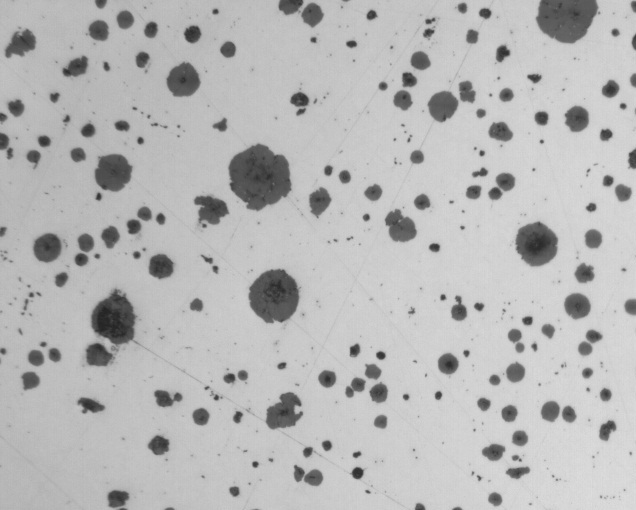
#> input picture ASS1/ductile_iron2-0.jpg, 636 x 510 px
$ python filter.py --input ductile_iron2-0.jpg --output out.png
#> lines starting #> are read from the running program, lines starting #| are printed output that depends on the picture; after the words box and inside, x2 and y2 are one past the last pixel; in counts of white or black regions, pixels touching at a corner belong together
import sys
import cv2
import argparse
import math
import numpy as np

## set command line arguments ##
parser = argparse.ArgumentParser()
parser.add_argument("--input", help = "You need to input a greyscale image.", required = True)
parser.add_argument("--output", help = "You need to input the name of your output image.", required = True)
args = parser.parse_args()

## get args ##
image_org = cv2.imread(args.input,0)
#> image_org is the input picture: shape (510, 636); min 35, max 222, mean 183.4
output_name = args.output

## apply filters ##
image_filter = cv2.GaussianBlur(image_org,(5,5),0)

## compute the range of the image ##
h, w = image_filter.shape
#> h = 510; w = 636
low = 255
high = 0
for x in range(0, h):
	s = min(image_filter[x])
	l = max(image_filter[x])
	if l > high:
		high = l
	if s < low:
		low = s
#> this loop made 510 passes
#> (s, l, low) on passes 1, 15, 27, 31, 32, 33, 241, 242, 243, 244, 309, 310: (61, 205, 61), (60, 204, 60), (59, 205, 59), (55, 206, 55), (51, 206, 51), (50, 206, 50), (49, 212, 49), (48, 212, 48), (46, 211, 46), (45, 211, 45), (42, 211, 42), (39, 211, 39)
#> (s, l) on passes 2 to 7: (61, 205), (62, 204), (65, 204), (70, 204), (70, 204), (70, 204)
#> after the loop, high = 218; low = 38

## the otsu algrithem ##
bcv_max = 0
t_max = 0
for t in range(low, high+1):
	## Separate the pixels into two clusters according to the threshold ##
	fore_ground = (image_filter <= t)*image_filter
	back_ground = (image_filter > t)*image_filter
	f_sum = fore_ground.sum()
	b_sum = back_ground.sum()
	f_num = len(fore_ground[fore_ground.nonzero()])
	b_num = len(back_ground[back_ground.nonzero()])
	if f_num == 0:
		break
	if b_num > 0:
		## Find the mean of each cluster ##
		mean_fore = f_sum*1.0/f_num
		mean_back = b_sum*1.0/b_num
		## Square the difference between the means ##
		mean_square = math.pow(abs(mean_fore - mean_back),2)
		## Multiply the number of pixels in one cluster by the number in the other ##
		between_class_variance = f_num * b_num * mean_square * 1.0
		## Find the largest value ##
		if between_class_variance > bcv_max:
			bcv_max = between_class_variance
			t_max = t
#> this loop made 181 passes
#> (f_sum, b_sum, f_num, b_num, mean_fore, mean_back, mean_square, bcv_max) on passes 1 to 11: (190, 59494417, 5, 324355, 38, 183.4, 21148.1, 3.43e+10), (970, 59493637, 25, 324335, 38.8, 183.4, 20918.6, 1.7e+11), (2370, 59492237, 60, 324300, 39.5, 183.4, 20721.1, 4.03e+11), (3969, 59490638, 99, 324261, 40.09, 183.5, 20556.2, 6.6e+11), (6321, 59488286, 155, 324205, 40.78, 183.5, 20365.9, 1.02e+12), (7998, 59486609, 194, 324166, 41.23, 183.5, 20243.5, 1.27e+12), (9406, 59485201, 226, 324134, 41.62, 183.5, 20135.9, 1.48e+12), (10801, 59483806, 257, 324103, 42.03, 183.5, 20024.1, 1.67e+12), (13147, 59481460, 308, 324052, 42.69, 183.6, 19844.4, 1.98e+12), (15591, 59479016, 360, 324000, 43.31, 183.6, 19675.4, 2.29e+12), (17943, 59476664, 409, 323951, 43.87, 183.6, 19523.7, 2.59e+12)
#> (f_sum, b_sum, f_num, b_num, mean_fore, mean_back, mean_square, between_class_variance) on pass 52: (1398507, 58096100, 18260, 306100, 76.59, 189.8, 12815.6, 7.16e+13)
#> pass 1, `fore_ground = (image_filter <= t)*image_filter`:
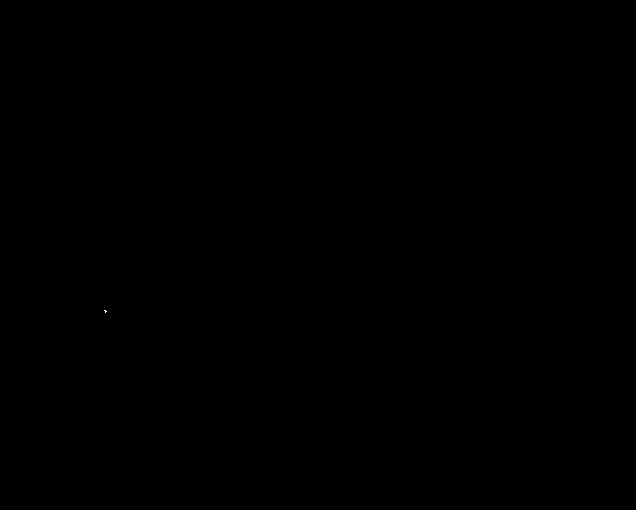
#> fore_ground: shape (510, 636); values 0 (black) and 38 (white), 0% white in thin lines or dots, all inside (x1, y1, x2, y2) = (104, 310, 107, 313)

## write a bianry image based on otsu threshold ##
image_binary = np.zeros((h,w), np.uint8)
for i in range(0, h):
	for j in range(0, w):
		if image_filter[i][j] <= t_max:
			image_binary[i][j] = 0
		else:
			image_binary[i][j] = 255
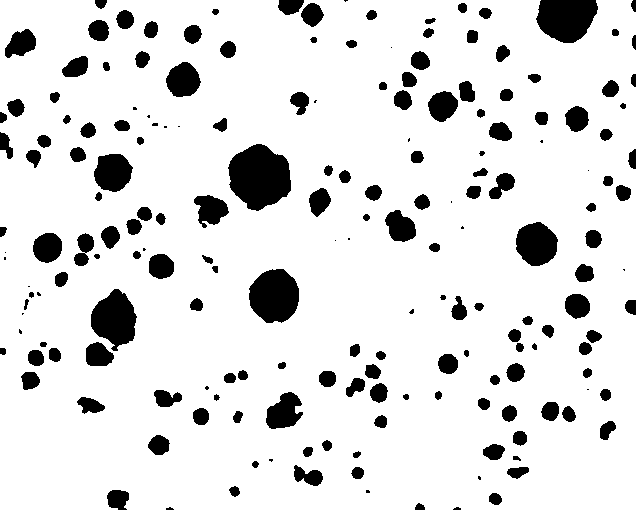
#> image_binary: shape (510, 636); 87.8% white; 191 black regions (31 under 20 px), largest, box (x1, y1, x2, y2) and area: (228, 144, 291, 211) 3069, (249, 269, 299, 323) 2107, (536, 0, 598, 43) 2074

image_b_filter = cv2.medianBlur(image_binary,3)
cv2.imwrite(output_name, image_b_filter)
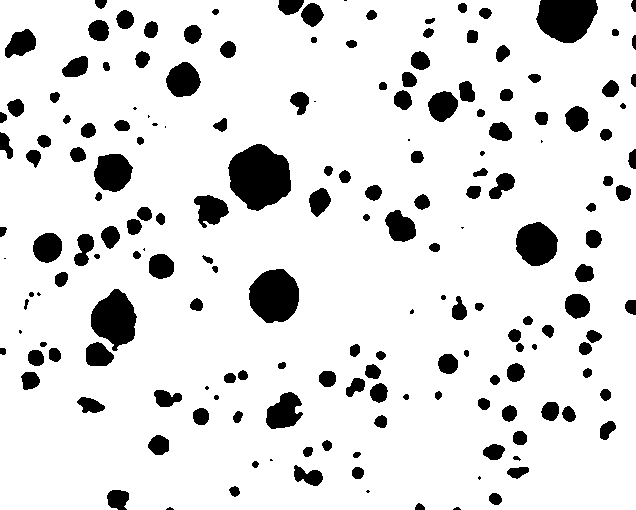
#> saved as out.png: shape (510, 636); 87.8% white; 180 black regions (21 under 20 px), largest, box (x1, y1, x2, y2) and area: (228, 144, 291, 211) 3068, (249, 269, 299, 323) 2105, (536, 0, 598, 43) 2073
